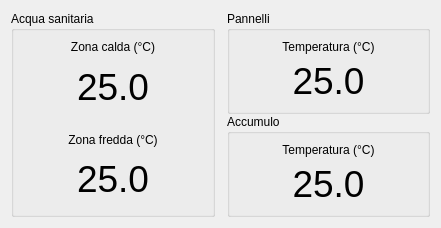
  <widget class="QWidget" name="">
   <property name="geometry">
    <rect>
     <x>354</x>
     <y>250</y>
     <width>441</width>
     <height>221</height>
    </rect>
   </property>
   <layout class="QHBoxLayout" name="horizontalLayout_2">
    <property name="spacing">
     <number>12</number>
    </property>
    <item>
     <widget class="QGroupBox" name="groupBox_3">
      <property name="title">
       <string>Acqua sanitaria</string>
      </property>
      <layout class="QHBoxLayout" name="horizontalLayout_4">
       <item>
        <layout class="QVBoxLayout" name="verticalLayout_4">
         <item>
          <widget class="QLabel" name="tlData_4">
           <property name="font">
            <font>
             <pointsize>28</pointsize>
            </font>
           </property>
           <property name="text">
            <string>&lt;!DOCTYPE HTML PUBLIC &quot;-//W3C//DTD HTML 4.0//EN&quot; &quot;http://www.w3.org/TR/REC-html40/strict.dtd&quot;&gt;
&lt;html&gt;&lt;head&gt;&lt;meta name=&quot;qrichtext&quot; content=&quot;1&quot; /&gt;&lt;style type=&quot;text/css&quot;&gt;
p, li { white-space: pre-wrap; }
&lt;/style&gt;&lt;/head&gt;&lt;body style=&quot; font-family:'Sans'; font-size:28pt; font-weight:400; font-style:normal;&quot;&gt;
&lt;p style=&quot; margin-top:0px; margin-bottom:0px; margin-left:0px; margin-right:0px; -qt-block-indent:0; text-indent:0px;&quot;&gt;&lt;span style=&quot; font-size:9pt;&quot;&gt;Zona calda (°C)&lt;/span&gt;&lt;/p&gt;&lt;/body&gt;&lt;/html&gt;</string>
           </property>
           <property name="scaledContents">
            <bool>false</bool>
           </property>
           <property name="alignment">
            <set>Qt::AlignCenter</set>
           </property>
          </widget>
         </item>
         <item>
          <widget class="QLabel" name="tlTempAcquaTop">
           <property name="sizePolicy">
            <sizepolicy hsizetype="Expanding" vsizetype="Expanding">
             <horstretch>0</horstretch>
             <verstretch>0</verstretch>
            </sizepolicy>
           </property>
           <property name="font">
            <font>
             <pointsize>28</pointsize>
            </font>
           </property>
           <property name="text">
            <string>25.0</string>
           </property>
           <property name="scaledContents">
            <bool>false</bool>
           </property>
           <property name="alignment">
            <set>Qt::AlignCenter</set>
           </property>
          </widget>
         </item>
         <item>
          <widget class="QLabel" name="tlData_5">
           <property name="font">
            <font>
             <pointsize>28</pointsize>
            </font>
           </property>
           <property name="text">
            <string>&lt;!DOCTYPE HTML PUBLIC &quot;-//W3C//DTD HTML 4.0//EN&quot; &quot;http://www.w3.org/TR/REC-html40/strict.dtd&quot;&gt;
&lt;html&gt;&lt;head&gt;&lt;meta name=&quot;qrichtext&quot; content=&quot;1&quot; /&gt;&lt;style type=&quot;text/css&quot;&gt;
p, li { white-space: pre-wrap; }
&lt;/style&gt;&lt;/head&gt;&lt;body style=&quot; font-family:'Sans'; font-size:28pt; font-weight:400; font-style:normal;&quot;&gt;
&lt;p style=&quot;-qt-paragraph-type:empty; margin-top:0px; margin-bottom:0px; margin-left:0px; margin-right:0px; -qt-block-indent:0; text-indent:0px; font-size:9pt;&quot;&gt;&lt;/p&gt;
&lt;p style=&quot; margin-top:0px; margin-bottom:0px; margin-left:0px; margin-right:0px; -qt-block-indent:0; text-indent:0px;&quot;&gt;&lt;span style=&quot; font-size:9pt;&quot;&gt;Zona fredda (°C)&lt;/span&gt;&lt;/p&gt;&lt;/body&gt;&lt;/html&gt;</string>
           </property>
           <property name="scaledContents">
            <bool>false</bool>
           </property>
           <property name="alignment">
            <set>Qt::AlignCenter</set>
           </property>
          </widget>
         </item>
         <item>
          <widget class="QLabel" name="tlTempAcquaBot">
           <property name="sizePolicy">
            <sizepolicy hsizetype="Expanding" vsizetype="Expanding">
             <horstretch>0</horstretch>
             <verstretch>0</verstretch>
            </sizepolicy>
           </property>
           <property name="font">
            <font>
             <pointsize>28</pointsize>
            </font>
           </property>
           <property name="text">
            <string>25.0</string>
           </property>
           <property name="scaledContents">
            <bool>false</bool>
           </property>
           <property name="alignment">
            <set>Qt::AlignCenter</set>
           </property>
          </widget>
         </item>
        </layout>
       </item>
      </layout>
     </widget>
    </item>
    <item>
     <layout class="QVBoxLayout" name="verticalLayout">
      <property name="spacing">
       <number>0</number>
      </property>
      <item>
       <widget class="QGroupBox" name="groupBox_4">
        <property name="title">
         <string>Pannelli</string>
        </property>
        <layout class="QHBoxLayout" name="horizontalLayout_5">
         <item>
          <layout class="QVBoxLayout" name="verticalLayout_8">
           <item>
            <widget class="QLabel" name="tlData_13">
             <property name="font">
              <font>
               <pointsize>28</pointsize>
              </font>
             </property>
             <property name="text">
              <string>&lt;!DOCTYPE HTML PUBLIC &quot;-//W3C//DTD HTML 4.0//EN&quot; &quot;http://www.w3.org/TR/REC-html40/strict.dtd&quot;&gt;
&lt;html&gt;&lt;head&gt;&lt;meta name=&quot;qrichtext&quot; content=&quot;1&quot; /&gt;&lt;style type=&quot;text/css&quot;&gt;
p, li { white-space: pre-wrap; }
&lt;/style&gt;&lt;/head&gt;&lt;body style=&quot; font-family:'Sans'; font-size:28pt; font-weight:400; font-style:normal;&quot;&gt;
&lt;p style=&quot; margin-top:0px; margin-bottom:0px; margin-left:0px; margin-right:0px; -qt-block-indent:0; text-indent:0px;&quot;&gt;&lt;span style=&quot; font-size:9pt;&quot;&gt;Temperatura (°C)&lt;/span&gt;&lt;/p&gt;&lt;/body&gt;&lt;/html&gt;</string>
             </property>
             <property name="scaledContents">
              <bool>false</bool>
             </property>
             <property name="alignment">
              <set>Qt::AlignCenter</set>
             </property>
            </widget>
           </item>
           <item>
            <widget class="QLabel" name="tlTempPannelli">
             <property name="sizePolicy">
              <sizepolicy hsizetype="Expanding" vsizetype="Expanding">
               <horstretch>0</horstretch>
               <verstretch>0</verstretch>
              </sizepolicy>
             </property>
             <property name="font">
              <font>
               <pointsize>28</pointsize>
              </font>
             </property>
             <property name="text">
              <string>25.0</string>
             </property>
             <property name="scaledContents">
              <bool>false</bool>
             </property>
             <property name="alignment">
              <set>Qt::AlignCenter</set>
             </property>
            </widget>
           </item>
          </layout>
         </item>
        </layout>
       </widget>
      </item>
      <item>
       <widget class="QGroupBox" name="groupBox_6">
        <property name="title">
         <string>Accumulo</string>
        </property>
        <layout class="QHBoxLayout" name="horizontalLayout_8">
         <item>
          <layout class="QVBoxLayout" name="verticalLayout_9">
           <item>
            <widget class="QLabel" name="tlData_14">
             <property name="font">
              <font>
               <pointsize>28</pointsize>
              </font>
             </property>
             <property name="text">
              <string>&lt;!DOCTYPE HTML PUBLIC &quot;-//W3C//DTD HTML 4.0//EN&quot; &quot;http://www.w3.org/TR/REC-html40/strict.dtd&quot;&gt;
&lt;html&gt;&lt;head&gt;&lt;meta name=&quot;qrichtext&quot; content=&quot;1&quot; /&gt;&lt;style type=&quot;text/css&quot;&gt;
p, li { white-space: pre-wrap; }
&lt;/style&gt;&lt;/head&gt;&lt;body style=&quot; font-family:'Sans'; font-size:28pt; font-weight:400; font-style:normal;&quot;&gt;
&lt;p style=&quot; margin-top:0px; margin-bottom:0px; margin-left:0px; margin-right:0px; -qt-block-indent:0; text-indent:0px;&quot;&gt;&lt;span style=&quot; font-size:9pt;&quot;&gt;Temperatura (°C)&lt;/span&gt;&lt;/p&gt;&lt;/body&gt;&lt;/html&gt;</string>
             </property>
             <property name="scaledContents">
              <bool>false</bool>
             </property>
             <property name="alignment">
              <set>Qt::AlignCenter</set>
             </property>
            </widget>
           </item>
           <item>
            <widget class="QLabel" name="tlTempAccumulo">
             <property name="sizePolicy">
              <sizepolicy hsizetype="Expanding" vsizetype="Expanding">
               <horstretch>0</horstretch>
               <verstretch>0</verstretch>
              </sizepolicy>
             </property>
             <property name="font">
              <font>
               <pointsize>28</pointsize>
              </font>
             </property>
             <property name="text">
              <string>25.0</string>
             </property>
             <property name="scaledContents">
              <bool>false</bool>
             </property>
             <property name="alignment">
              <set>Qt::AlignCenter</set>
             </property>
            </widget>
           </item>
          </layout>
         </item>
        </layout>
       </widget>
      </item>
     </layout>
    </item>
   </layout>
  </widget>
